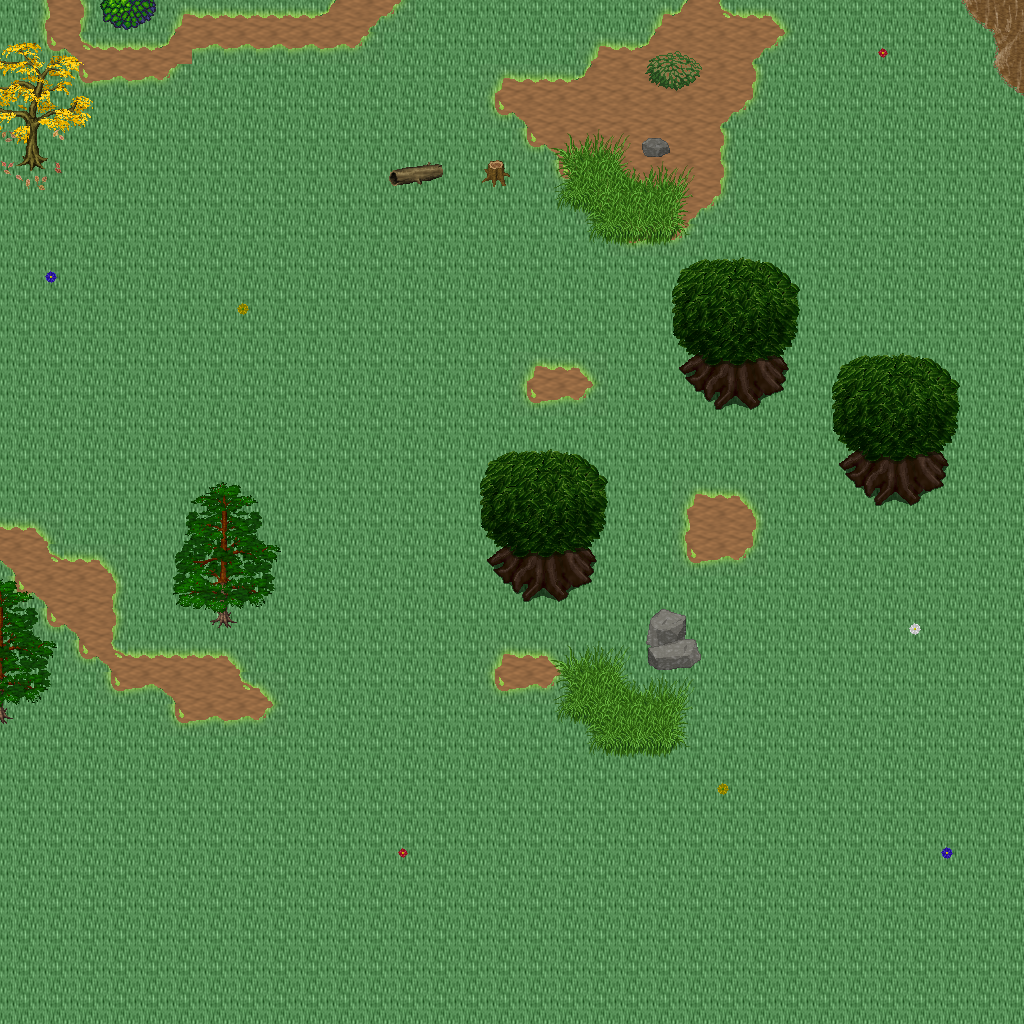

This game map was drawn from its Tiled (.tmx) file and the tilesets committed beside it. A one-line description and the trimmed map source follow:
An orthogonal 32x32 tile map with 32x32 px tiles, 5 tile layers (Ground, Objects, Objects2, Above, ...), 1 hidden layer not drawn, 32 tilesets.

<map version="1.10" tiledversion="1.11.0" orientation="orthogonal" renderorder="right-down" width="32" height="32" tilewidth="32" tileheight="32" infinite="0" nextlayerid="11" nextobjectid="1">
 <tileset firstgid="1" name="logic_collision" tilewidth="32" tileheight="32" tilecount="1" columns="1">
  <image source="../drawable/logic_collision.png" width="32" height="32" />
 </tileset>
 <tileset firstgid="2" name="ground_ridge_earth_pale" tilewidth="32" tileheight="32" tilecount="96" columns="12">
  <image source="../drawable/ground_ridge_earth_pale.png" width="384" height="256" />
 </tileset>
 <tileset firstgid="98" name="ground_ridge_earth_dark" tilewidth="32" tileheight="32" tilecount="96" columns="12">
  <image source="../drawable/ground_ridge_earth_dark.png" width="384" height="256" />
 </tileset>
 <tileset firstgid="194" name="ground_ground" tilewidth="32" tileheight="32" tilecount="33" columns="3">
  <image source="../drawable/ground_ground.png" width="96" height="352" />
 </tileset>
 <tileset firstgid="227" name="terrain_grassland" tilewidth="32" tileheight="32" tilecount="88" columns="8">
  <image source="../drawable/terrain_grassland.png" width="256" height="352" />
 </tileset>
 <tileset firstgid="315" name="ground_grass_edges" tilewidth="32" tileheight="32" tilecount="36" columns="12">
  <image source="../drawable/ground_grass_edges.png" width="384" height="96" />
 </tileset>
 <tileset firstgid="351" name="ground_grass_corners" tilewidth="32" tileheight="32" tilecount="24" columns="6">
  <image source="../drawable/ground_grass_corners.png" width="192" height="128" />
 </tileset>
 <tileset firstgid="375" name="plant_tree_tree_darkgreen" tilewidth="32" tileheight="32" tilecount="88" columns="8">
  <image source="../drawable/plant_tree_tree_darkgreen.png" width="256" height="352" />
 </tileset>
 <tileset firstgid="463" name="plant_tree_fall_trees" tilewidth="32" tileheight="32" tilecount="40" columns="8">
  <image source="../drawable/plant_tree_fall_trees.png" width="256" height="160" />
 </tileset>
 <tileset firstgid="503" name="plant_tree_evergreen" tilewidth="32" tileheight="32" tilecount="36" columns="3">
  <image source="../drawable/plant_tree_evergreen.png" width="96" height="384" />
 </tileset>
 <tileset firstgid="539" name="plant_tree_pine_tree" tilewidth="32" tileheight="32" tilecount="20" columns="4">
  <image source="../drawable/plant_tree_pine_tree.png" width="128" height="160" />
 </tileset>
 <tileset firstgid="559" name="plant_tree_pine_tree_1" tilewidth="32" tileheight="32" tilecount="20" columns="4">
  <image source="../drawable/plant_tree_pine_tree_1.png" width="128" height="160" />
 </tileset>
 <tileset firstgid="579" name="building_decoration_rocks" tilewidth="32" tileheight="32" tilecount="6" columns="3">
  <image source="../drawable/building_decoration_rocks.png" width="96" height="64" />
 </tileset>
 <tileset firstgid="585" name="plant_stump_hollow_logs" tilewidth="32" tileheight="32" tilecount="6" columns="3">
  <image source="../drawable/plant_stump_hollow_logs.png" width="96" height="64" />
 </tileset>
 <tileset firstgid="591" name="plant_stump_small_stump" tilewidth="32" tileheight="32" tilecount="4" columns="2">
  <image source="../drawable/plant_stump_small_stump.png" width="64" height="64" />
 </tileset>
 <tileset firstgid="595" name="plant_flower_daisy_yellow" tilewidth="32" tileheight="32" tilecount="8" columns="2">
  <image source="../drawable/plant_flower_daisy_yellow.png" width="64" height="128" />
 </tileset>
 <tileset firstgid="603" name="plant_flower_daisy_white" tilewidth="32" tileheight="32" tilecount="8" columns="2">
  <image source="../drawable/plant_flower_daisy_white.png" width="64" height="128" />
 </tileset>
 <tileset firstgid="611" name="plant_flower_daisy_red" tilewidth="32" tileheight="32" tilecount="8" columns="2">
  <image source="../drawable/plant_flower_daisy_red.png" width="64" height="128" />
 </tileset>
 <tileset firstgid="619" name="plant_flower_daisy_blue" tilewidth="32" tileheight="32" tilecount="8" columns="2">
  <image source="../drawable/plant_flower_daisy_blue.png" width="64" height="128" />
 </tileset>
 <tileset firstgid="627" name="plant_leaves" tilewidth="32" tileheight="32" tilecount="8" columns="4">
  <image source="../drawable/plant_leaves.png" width="128" height="64" />
 </tileset>
 <tileset firstgid="635" name="plant_brown_mushrooms" tilewidth="32" tileheight="32" tilecount="24" columns="6">
  <image source="../drawable/plant_brown_mushrooms.png" width="192" height="128" />
 </tileset>
 <tileset firstgid="659" name="logic_item_resources" tilewidth="32" tileheight="32" tilecount="6" columns="6">
  <image source="../drawable/logic_item_resources.png" width="192" height="32" />
 </tileset>
 <tileset firstgid="665" name="logic_creature_animal" tilewidth="32" tileheight="32" tilecount="32" columns="8">
  <image source="../drawable/logic_creature_animal.png" width="256" height="128" />
 </tileset>
 <tileset firstgid="697" name="ground_tall_grass" tilewidth="32" tileheight="32" tilecount="15" columns="5">
  <image source="../drawable/ground_tall_grass.png" width="160" height="96" />
 </tileset>
 <tileset firstgid="712" name="logic_creature_reptile" tilewidth="32" tileheight="32" tilecount="7" columns="7">
  <image source="../drawable/logic_creature_reptile.png" width="224" height="32" />
 </tileset>
 <tileset firstgid="719" name="plant_bush_leafy" tilewidth="32" tileheight="32" tilecount="48" columns="8">
  <image source="../drawable/plant_bush_leafy.png" width="256" height="192" />
 </tileset>
 <tileset firstgid="767" name="plant_bushes_and_trees" tilewidth="32" tileheight="32" tilecount="144" columns="16">
  <image source="../drawable/plant_bushes_and_trees.png" width="512" height="289" />
 </tileset>
 <tileset firstgid="911" name="building_thatched_roof_cottage1" tilewidth="32" tileheight="32" tilecount="20" columns="4">
  <image source="../drawable/building_thatched_roof_cottage1.png" width="128" height="160" />
 </tileset>
 <tileset firstgid="931" name="building_thatched_roof_cottage2" tilewidth="32" tileheight="32" tilecount="20" columns="4">
  <image source="../drawable/building_thatched_roof_cottage2.png" width="128" height="160" />
 </tileset>
 <tileset firstgid="951" name="plant_stump_stump_rectangular" tilewidth="32" tileheight="32" tilecount="4" columns="2">
  <image source="../drawable/plant_stump_stump_rectangular.png" width="64" height="64" />
 </tileset>
 <tileset firstgid="955" name="object_well_hoist" tilewidth="32" tileheight="32" tilecount="9" columns="3">
  <image source="../drawable/object_well_hoist.png" width="96" height="96" />
 </tileset>
 <tileset firstgid="964" name="logic_creature_gnome" tilewidth="32" tileheight="32" tilecount="6" columns="6">
  <image source="../drawable/logic_creature_gnome.png" width="192" height="32" />
 </tileset>
 <layer id="1" name="Ground" width="32" height="32">
  <data>[1024 cells, 1024 non-empty, 2 distinct tile ids]</data>
 </layer>
 <layer id="2" name="Objects" width="32" height="32">
  <data>[1024 cells, 155 non-empty, 42 distinct tile ids]</data>
 </layer>
 <layer id="3" name="Objects2" width="32" height="32">
  <data>[1024 cells, 41 non-empty, 17 distinct tile ids]</data>
 </layer>
 <layer id="4" name="Above" width="32" height="32">
  <data>[1024 cells, 76 non-empty, 44 distinct tile ids]</data>
 </layer>
 <layer id="5" name="Above2" width="32" height="32">
  <data>[1024 cells, 0 non-empty, 0 distinct tile ids]</data>
 </layer>
 <layer id="6" name="Walkable" width="32" height="32" visible="0">
  <data>[1024 cells, 35 non-empty, 1 distinct tile ids]</data>
 </layer>
 <objectgroup id="7" name="Mapevents" />
 <objectgroup id="8" name="Spawn" />
 <objectgroup id="9" name="Keys" />
 <objectgroup id="10" name="Replace" />
</map>
